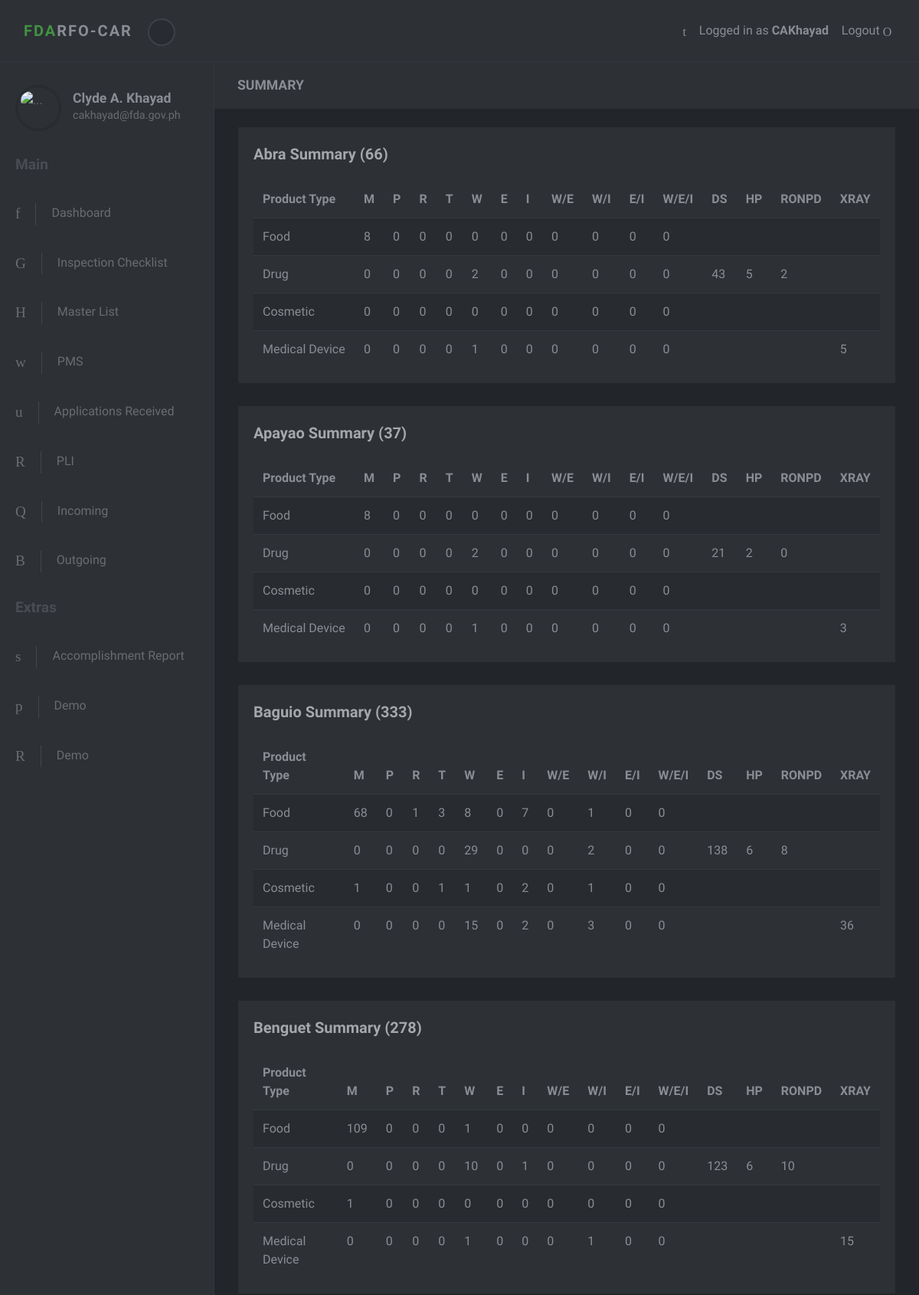
The page /masterlist/summary/ (signed in, upper part) on the database its author committed.
### accounts/models.py (models this page shows, shortened)
class  User(AbstractBaseUser):
    email = models.EmailField(verbose_name='email address', max_length=255, unique=True)
    first_name = models.CharField(max_length=255)
    middle_initial = models.CharField(max_length=1)
    last_name = models.CharField(max_length=255)
    active = models.BooleanField(default=True)
    staff = models.BooleanField(default=False) # a admin user; non super-user
    admin = models.BooleanField(default=False) # a superuser
    USERNAME_FIELD = 'email'
    REQUIRED_FIELDS = [] # Email & Password are required by default.
    objects = UserManager()
    def get_full_name(self):
        return self.first_name + " " + self.middle_initial + ". " + self.last_name
    def get_short_name(self):
        full_name = self.get_full_name()
        splitted = full_name.split()
        short_name = ""
        for i in range(len(splitted)-1):
            full_name = splitted[i]
            short_name += (full_name[0].upper())
        short_name += splitted[-1].title()
        return short_name
    @property
    def is_active(self):
        return self.active

### masterlist/models.py (models this page shows, shortened)
class Province(models.Model):
    name = models.CharField(max_length=30)
    region = models.ForeignKey(Region, on_delete=models.SET_NULL, null=True)

class ProductType(models.Model):
    name = models.CharField(max_length=50)

### masterlist/views.py (the view)
# urls.py: path('summary/', SummaryView.as_view(), name='summary'),
class SummaryView(LoginRequiredMixin, View):
    template_name = 'masterlist/summary/summary.html'
    def get(self, request):
        context = {}
        province_obj = MasterlistSummary.Provinces()
        province_list = [attr for attr in dir(province_obj) if not callable(getattr(province_obj, attr)) and not attr.startswith("__")]
        provinces = {}
        for province in province_list:
            provinces[province] = getattr(province_obj, province)
        context['provinces'] = provinces
        context['summary_active'] = "active"
        return render(request, self.template_name, context)

### masterlist/templates/masterlist/summary/summary.html (shortened to what this page needs)
 {% extends 'base-site.html' %}
{% block subtitle %} SUMMARY  {% endblock %}
{% block content %}
<section class="no-padding-top">
    <div class="container-fluid">
        {% for name, province in provinces.items %}
        <div class="row">
            <div class="col-lg-12">
                <div class="block">
                    <div class="title">
                        <div class="row">
                            <div class="col-md-6">
                                <strong>{{name}} Summary ({{province.get_total}})</strong>
                            </div>
                            <div class="col-md-6 text-right">
                            </div>
                        </div>
                    </div>
                    <div class="block-body">
                        <div class="table-responsive">
                            <table id="summarytable" class="table table-striped table-hover">
                                <thead>
                                    <tr>
                                        <th>Product Type</th>
                                        <th data-toggle="tooltip" data-placement="top" title="Wholesaler">M</th>
                                        <th>P</th>
                                        <th>R</th>
                                        <th>T</th>
                                        <th>W</th>
                                        <th>E</th>
                                        <th>I</th>
                                        <th>W/E</th>
                                        <th>W/I</th>
                                        <th>E/I</th>
                                        <th>W/E/I</th>
                                        <th>DS</th>
                                        <th>HP</th>
                                        <th>RONPD</th>
                                        <th>XRAY</th>
                                    </tr>
                                </thead>
                                <tbody>
                                    <tr>
                                        <td>Food</td>
                                        <td>{{province.cfrr.get_total_mfg}}</td>
                                        <td>{{province.cfrr.get_total_packer}}</td>
                                        <td>{{province.cfrr.get_total_repacker}}</td>
                                        <td>{{province.cfrr.get_total_trader}}</td>
                                        <td>{{province.cfrr.get_total_wholesaler}}</td>
                                        <td>{{province.cfrr.get_total_exporter}}</td>
                                        <td>{{province.cfrr.get_total_importer}}</td>
                                        <td>{{province.cfrr.get_total_we}}</td>
                                        <td>{{province.cfrr.get_total_wi}}</td>
                                        <td>{{province.cfrr.get_total_ie}}</td>
                                        <td>{{province.cfrr.get_total_wei}}</td>
                                        <td>{{province.cfrr.get_total_ds}}</td>
                                        <td>{{province.cfrr.get_total_hp}}</td>
                                        <td>{{province.cfrr.get_total_ronpd}}</td>
                                        <td>{{province.cfrr.get_total_xray}}</td>
                                    </tr>
                                    <tr>
                                        <td>Drug</td>
                                        <td>{{province.cdrr.get_total_mfg}}</td>
                                        <td>{{province.cdrr.get_total_packer}}</td>
                                        <td>{{province.cdrr.get_total_repacker}}</td>
                                        <td>{{province.cdrr.get_total_trader}}</td>
                                        <td>{{province.cdrr.get_total_wholesaler}}</td>
                                        <td>{{province.cdrr.get_total_exporter}}</td>
                                        <td>{{province.cdrr.get_total_importer}}</td>
                                        <td>{{province.cdrr.get_total_we}}</td>
                                        <td>{{province.cdrr.get_total_wi}}</td>
                                        <td>{{province.cdrr.get_total_ie}}</td>
                                        <td>{{province.cdrr.get_total_wei}}</td>
                                        <td>{{province.cdrr.get_total_ds}}</td>
                                        <td>{{province.cdrr.get_total_hp}}</td>
                                        <td>{{province.cdrr.get_total_ronpd}}</td>
                                        <td>{{province.cdrr.get_total_xray}}</td>
                                    </tr>
                                    <tr>
                                        <td>Cosmetic</td>
                                        <td>{{province.ccrr.get_total_mfg}}</td>
                                        <td>{{province.ccrr.get_total_packer}}</td>
                                        <td>{{province.ccrr.get_total_repacker}}</td>
                                        <td>{{province.ccrr.get_total_trader}}</td>
                                        <td>{{province.ccrr.get_total_wholesaler}}</td>
                                        <td>{{province.ccrr.get_total_exporter}}</td>
                                        <td>{{province.ccrr.get_total_importer}}</td>
                                        <td>{{province.ccrr.get_total_we}}</td>
                                        <td>{{province.ccrr.get_total_wi}}</td>
                                        <td>{{province.ccrr.get_total_ie}}</td>
                                        <td>{{province.ccrr.get_total_wei}}</td>
                                        <td>{{province.ccrr.get_total_ds}}</td>
                                        <td>{{province.ccrr.get_total_hp}}</td>
                                        <td>{{province.ccrr.get_total_ronpd}}</td>
                                        <td>{{province.ccrr.get_total_xray}}</td>
                                    </tr>
                                    <tr>
                                        <td>Medical Device</td>
                                        <td>{{province.cdrrhr.get_total_mfg}}</td>
                                        <td>{{province.cdrrhr.get_total_packer}}</td>
                                        <td>{{province.cdrrhr.get_total_repacker}}</td>
                                        <td>{{province.cdrrhr.get_total_trader}}</td>
                                        <td>{{province.cdrrhr.get_total_wholesaler}}</td>
                                        <td>{{province.cdrrhr.get_total_exporter}}</td>
                                        <td>{{province.cdrrhr.get_total_importer}}</td>
                                        <td>{{province.cdrrhr.get_total_we}}</td>
                                        <td>{{province.cdrrhr.get_total_wi}}</td>
                                        <td>{{province.cdrrhr.get_total_ie}}</td>
                                        <td>{{province.cdrrhr.get_total_wei}}</td>
                                        <td>{{province.cdrrhr.get_total_ds}}</td>
                                        <td>{{province.cdrrhr.get_total_hp}}</td>
                                        <td>{{province.cdrrhr.get_total_ronpd}}</td>
                                        <td>{{province.cdrrhr.get_total_xray}}</td>
                                    </tr>
                                </tbody>
                            </table>
                        </div>
                    </div>
                </div>
            </div>
        </div>
        {% endfor %}
    </div>
</section>
{% endblock %}

### templates/base-site.html (shortened to what this page needs)
{% extends 'base.html' %}
{% block maincontent %}
{% include 'partial/navbar.html' %}
<div class="d-flex align-items-stretch">
    {% include 'partial/sidebar.html' %}
    <div class="page-content">
        <div class="page-header no-margin-bottom">
            <div class="container-fluid">
                <h2 class="h5 no-margin-bottom">{% block subtitle %} {% endblock %}</h2>
            </div>
        </div>
        <br>
        {% block content %}
        {% endblock %}
    </div>
</div>
{% endblock %}

### templates/base.html (shortened to what this page needs)
<!DOCTYPE html>
<html>
<head>
	{% load static %}
	{% include 'partial/css.html' %}
</head>
<body>
	{% block maincontent %}
	{% endblock %}
</body>
</html>

### templates/partial/css.html (shortened to what this page needs)
{% load static %}
<link rel="stylesheet" href="{% static 'darkadmin/vendor/bootstrap/css/bootstrap.min.css' %}">
<link rel="stylesheet" href="{% static 'darkadmin/vendor/font-awesome/css/font-awesome.min.css' %}">
<link rel="stylesheet" href="{% static 'darkadmin/css/font.css' %}">
<link rel="stylesheet" href="{% static 'darkadmin/css/style.green.css' %}" id="theme-stylesheet">
<link rel="stylesheet" href="{% static 'darkadmin/css/custom.css' %}">
<link rel="stylesheet" href="{% static 'masterlist/mystyle.css' %}">
<link rel="stylesheet" type="text/css" href="https://cdn.datatables.net/v/bs4/jszip-2.5.0/dt-1.10.21/af-2.3.5/b-1.6.2/b-colvis-1.6.2/b-html5-1.6.2/b-print-1.6.2/cr-1.5.2/fc-3.3.1/fh-3.1.7/kt-2.5.2/r-2.2.4/rg-1.1.2/rr-1.2.7/sc-2.0.2/sp-1.1.0/sl-1.3.1/datatables.min.css"/>

### templates/partial/navbar.html (shortened to what this page needs)
<header class="header">
    <nav class="navbar navbar-expand-lg">
        <div class="container-fluid d-flex align-items-center justify-content-between">
            <div class="navbar-header">
                <a href="index.html" class="navbar-brand">
                    <div class="brand-text brand-big visible text-uppercase"><strong class="text-primary">FDA</strong><strong>RFO-CAR</strong></div>
                </a>
                <button class="sidebar-toggle"><i class="fa fa-long-arrow-left"></i></button>
            </div>
            <div class="right-menu list-inline no-margin-bottom">
                <div class="list-inline-item"><a href="#" class="search-open nav-link"><i class="icon-magnifying-glass-browser"></i></a></div>
                <div class="list-inline-item">
                    Logged in as <strong><a href="#">{{user.get_short_name}}</a></strong>
                </div>
                <div class="list-inline-item logout">
                    <a id="logout" href="{% url 'accounts:logout' %}" class="nav-link"> <span class="d-none d-sm-inline">Logout </span><i class="icon-logout"></i></a>
                </div>
            </div>
        </div>
    </nav>
</header>

### templates/partial/sidebar.html (shortened to what this page needs)
<nav id="sidebar">
    <div class="sidebar-header d-flex align-items-center">
        <div class="avatar">
            <img src="/static/darkadmin/img/avatar-6.jpg" alt="..." class="img-fluid rounded-circle">
        </div>
        <div class="title">
            <h1 class="h5">{{user.get_full_name}}</h1>
            <p>{{user.email}}</p>
        </div>
    </div>
    <span class="heading">Main</span>
    <ul class="list-unstyled">
        <li  class="{{masterlist_dashboard_active}}"><a href="{% url 'dashboard:index' %}"> <i class="icon-dashboard"></i>Dashboard </a></li>
        <li><a href="#checklist" aria-expanded="false" data-toggle="collapse"> <i class="icon-list"></i>Inspection Checklist </a>
        </li>
        <li><a href="#masterlist" aria-expanded="false" data-toggle="collapse"> <i class="icon-padnote"></i>Master List </a>
        </li>
        <li ><a href="#pms" aria-expanded="false" data-toggle="collapse"> <i class="icon-flask"></i>PMS </a>
        </li>
        <li ><a href="#appsreceived" aria-expanded="false" data-toggle="collapse"> <i class="icon-new-file"></i>Applications Received </a>
        </li>
        <li ><a href="#pli" aria-expanded="false" data-toggle="collapse"> <i class="icon-chart"></i>PLI </a>
        </li>
        <li ><a href="#incoming" aria-expanded="false" data-toggle="collapse"> <i class="icon-windows"></i>Incoming </a>
        </li>
        <li ><a href="#outgoing" aria-expanded="false" data-toggle="collapse"> <i class="icon-log-out"></i>Outgoing </a>
        </li>
    </ul><span class="heading">Extras</span>
    <ul class="list-unstyled">
        <li> <a href="#"> <i class="icon-writing-whiteboard"></i>Accomplishment Report </a></li>
        <li> <a href="#"> <i class="icon-settings"></i>Demo </a></li>
        <li> <a href="#"> <i class="icon-chart"></i>Demo </a></li>
    </ul>
</nav>

### templates/partial/js.html (shortened to what this page needs)
{% load static %}

### rows shown on the page
User: get_short_name "CAKhayad", get_full_name "Clyde A. Khayad", email "cakhayad@fda.gov.ph"
Province: name "Abra", get_total "66", cfrr.get_total_mfg "8", cfrr.get_total_packer "0", cfrr.get_total_repacker "0", cfrr.get_total_trader "0", cfrr.get_total_wholesaler "0", cfrr.get_total_exporter "0", cfrr.get_total_importer "0", cfrr.get_total_we "0", cfrr.get_total_wi "0", cfrr.get_total_ie "0", cfrr.get_total_wei "0", cdrr.get_total_mfg "0", cdrr.get_total_packer "0", cdrr.get_total_repacker "0", cdrr.get_total_trader "0", cdrr.get_total_wholesaler "2", cdrr.get_total_exporter "0", cdrr.get_total_importer "0", cdrr.get_total_we "0", cdrr.get_total_wi "0", cdrr.get_total_ie "0", cdrr.get_total_wei "0", cdrr.get_total_ds "43", cdrr.get_total_hp "5", cdrr.get_total_ronpd "2", ccrr.get_total_mfg "0", ccrr.get_total_packer "0", ccrr.get_total_repacker "0", ccrr.get_total_trader "0", ccrr.get_total_wholesaler "0", ccrr.get_total_exporter "0", ccrr.get_total_importer "0", ccrr.get_total_we "0", ccrr.get_total_wi "0", ccrr.get_total_ie "0", ccrr.get_total_wei "0", cdrrhr.get_total_mfg "0", cdrrhr.get_total_packer "0", cdrrhr.get_total_repacker "0", cdrrhr.get_total_trader "0", cdrrhr.get_total_wholesaler "1", cdrrhr.get_total_exporter "0", cdrrhr.get_total_importer "0", cdrrhr.get_total_we "0", cdrrhr.get_total_wi "0", cdrrhr.get_total_ie "0", cdrrhr.get_total_wei "0", cdrrhr.get_total_xray "5"
Province: name "Apayao", get_total "37", cfrr.get_total_mfg "8", cfrr.get_total_packer "0", cfrr.get_total_repacker "0", cfrr.get_total_trader "0", cfrr.get_total_wholesaler "0", cfrr.get_total_exporter "0", cfrr.get_total_importer "0", cfrr.get_total_we "0", cfrr.get_total_wi "0", cfrr.get_total_ie "0", cfrr.get_total_wei "0", cdrr.get_total_mfg "0", cdrr.get_total_packer "0", cdrr.get_total_repacker "0", cdrr.get_total_trader "0", cdrr.get_total_wholesaler "2", cdrr.get_total_exporter "0", cdrr.get_total_importer "0", cdrr.get_total_we "0", cdrr.get_total_wi "0", cdrr.get_total_ie "0", cdrr.get_total_wei "0", cdrr.get_total_ds "21", cdrr.get_total_hp "2", cdrr.get_total_ronpd "0", ccrr.get_total_mfg "0", ccrr.get_total_packer "0", ccrr.get_total_repacker "0", ccrr.get_total_trader "0", ccrr.get_total_wholesaler "0", ccrr.get_total_exporter "0", ccrr.get_total_importer "0", ccrr.get_total_we "0", ccrr.get_total_wi "0", ccrr.get_total_ie "0", ccrr.get_total_wei "0", cdrrhr.get_total_mfg "0", cdrrhr.get_total_packer "0", cdrrhr.get_total_repacker "0", cdrrhr.get_total_trader "0", cdrrhr.get_total_wholesaler "1", cdrrhr.get_total_exporter "0", cdrrhr.get_total_importer "0", cdrrhr.get_total_we "0", cdrrhr.get_total_wi "0", cdrrhr.get_total_ie "0", cdrrhr.get_total_wei "0", cdrrhr.get_total_xray "3"
ProductType: cfrr.get_total_mfg "68", cfrr.get_total_packer "0", cfrr.get_total_repacker "1", cfrr.get_total_trader "3", cfrr.get_total_wholesaler "8", cfrr.get_total_exporter "0", cfrr.get_total_importer "7", cfrr.get_total_we "0", cfrr.get_total_wi "1", cfrr.get_total_ie "0", cfrr.get_total_wei "0"
ProductType: cdrr.get_total_mfg "0", cdrr.get_total_packer "0", cdrr.get_total_repacker "0", cdrr.get_total_trader "0", cdrr.get_total_wholesaler "29", cdrr.get_total_exporter "0", cdrr.get_total_importer "0", cdrr.get_total_we "0", cdrr.get_total_wi "2", cdrr.get_total_ie "0", cdrr.get_total_wei "0", cdrr.get_total_ds "138", cdrr.get_total_hp "6", cdrr.get_total_ronpd "8"
ProductType: ccrr.get_total_mfg "1", ccrr.get_total_packer "0", ccrr.get_total_repacker "0", ccrr.get_total_trader "1", ccrr.get_total_wholesaler "1", ccrr.get_total_exporter "0", ccrr.get_total_importer "2", ccrr.get_total_we "0", ccrr.get_total_wi "1", ccrr.get_total_ie "0", ccrr.get_total_wei "0"
ProductType: cdrrhr.get_total_mfg "0", cdrrhr.get_total_packer "0", cdrrhr.get_total_repacker "0", cdrrhr.get_total_trader "0", cdrrhr.get_total_wholesaler "15", cdrrhr.get_total_exporter "0", cdrrhr.get_total_importer "2", cdrrhr.get_total_we "0", cdrrhr.get_total_wi "3", cdrrhr.get_total_ie "0", cdrrhr.get_total_wei "0", cdrrhr.get_total_xray "36"
Province: name "Benguet", get_total "278", cfrr.get_total_mfg "109", cfrr.get_total_packer "0", cfrr.get_total_repacker "0", cfrr.get_total_trader "0", cfrr.get_total_wholesaler "1", cfrr.get_total_exporter "0", cfrr.get_total_importer "0", cfrr.get_total_we "0", cfrr.get_total_wi "0", cfrr.get_total_ie "0", cfrr.get_total_wei "0", cdrr.get_total_mfg "0", cdrr.get_total_packer "0", cdrr.get_total_repacker "0", cdrr.get_total_trader "0", cdrr.get_total_wholesaler "10", cdrr.get_total_exporter "0", cdrr.get_total_importer "1", cdrr.get_total_we "0", cdrr.get_total_wi "0", cdrr.get_total_ie "0", cdrr.get_total_wei "0", cdrr.get_total_ds "123", cdrr.get_total_hp "6", cdrr.get_total_ronpd "10", ccrr.get_total_mfg "1", ccrr.get_total_packer "0", ccrr.get_total_repacker "0", ccrr.get_total_trader "0", ccrr.get_total_wholesaler "0", ccrr.get_total_exporter "0", ccrr.get_total_importer "0", ccrr.get_total_we "0", ccrr.get_total_wi "0", ccrr.get_total_ie "0", ccrr.get_total_wei "0", cdrrhr.get_total_mfg "0", cdrrhr.get_total_packer "0", cdrrhr.get_total_repacker "0", cdrrhr.get_total_trader "0", cdrrhr.get_total_wholesaler "1", cdrrhr.get_total_exporter "0", cdrrhr.get_total_importer "0", cdrrhr.get_total_we "0", cdrrhr.get_total_wi "1", cdrrhr.get_total_ie "0", cdrrhr.get_total_wei "0", cdrrhr.get_total_xray "15"

### other values the page prints
{{ name }} "Baguio"
{{ province.get_total }} "333"
